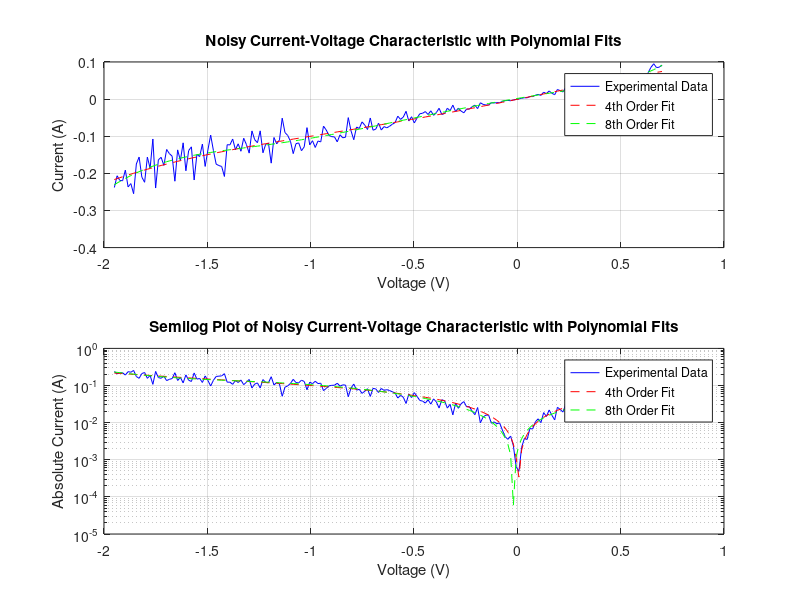

The MATLAB script that drew this image: (Note: this script raises an error after producing the figure.)
% Constants
Is = 0.01e-12; % 0.01pA
Ib = 0.1e-12; % 0.1pA
Vb = 1.3; % V
Gp = 0.1; % Ω^-1

% Create V vector
V = linspace(-1.95, 0.7, 200);

% Calculate I vector without noise
I = Is * (exp((V - Vb) / (0.0259)) - 1) + Gp * V - Ib;

% Add 20% random variation to the current to represent experimental noise
noise_percentage = 0.20;
noise_amplitude = noise_percentage .* I;
noise = noise_amplitude .* randn(size(I));
I_noisy = I + noise;

% Fit polynomials
order_4_fit = polyfit(V, I_noisy, 4);
order_8_fit = polyfit(V, I_noisy, 8);

% Evaluate polynomial fits
I_order_4_fit = polyval(order_4_fit, V);
I_order_8_fit = polyval(order_8_fit, V);

% Plot data with polynomial fits
figure;
subplot(2, 1, 1);
plot(V, I_noisy, 'b', V, I_order_4_fit, 'r--', V, I_order_8_fit, 'g--');
xlabel('Voltage (V)');
ylabel('Current (A)');
title('Noisy Current-Voltage Characteristic with Polynomial Fits');
legend('Experimental Data', '4th Order Fit', '8th Order Fit');
grid on;

subplot(2, 1, 2);
semilogy(V, abs(I_noisy), 'b', V, abs(I_order_4_fit), 'r--', V, abs(I_order_8_fit), 'g--');
xlabel('Voltage (V)');
ylabel('Absolute Current (A)');
title('Semilog Plot of Noisy Current-Voltage Characteristic with Polynomial Fits');
legend('Experimental Data', '4th Order Fit', '8th Order Fit');
grid on;

% Nonlinear curve fitting
fo = fittype('A.*(exp(1.2*x/25e-3)-1) + B.*x - C*(exp(1.2*(-(x+D))/25e-3)-1)');
ff_a_c = fit(V', I_noisy', fo, 'StartPoint', [1e-11, 0.1e-11, 1e-12, 1.3]);
ff_a_b_c = fit(V', I_noisy', fo, 'StartPoint', [1e-11, 0.1e-11, 1e-12, 1.3]);
ff_all = fit(V', I_noisy', fo);

% Generate curves
If_a_c = ff_a_c(V);
If_a_b_c = ff_a_b_c(V);
If_all = ff_all(V);

% Plot data with fitted curves
figure;
subplot(2, 1, 1);
plot(V, I_noisy, 'b', V, If_a_c, 'r--', V, If_a_b_c, 'g--', V, If_all, 'k--');
xlabel('Voltage (V)');
ylabel('Current (A)');
title('Noisy Current-Voltage Characteristic with Fitted Curves');
legend('Experimental Data', 'A and C Fitted', 'A, B, and C Fitted', 'All Parameters Fitted');
grid on;

subplot(2, 1, 2);
semilogy(V, abs(I_noisy), 'b', V, abs(If_a_c), 'r--', V, abs(If_a_b_c), 'g--', V, abs(If_all), 'k--');
xlabel('Voltage (V)');
ylabel('Absolute Current (A)');
title('Semilog Plot of Noisy Current-Voltage Characteristic with Fitted Curves');
legend('Experimental Data', 'A and C Fitted', 'A, B, and C Fitted', 'All Parameters Fitted');
grid on;
